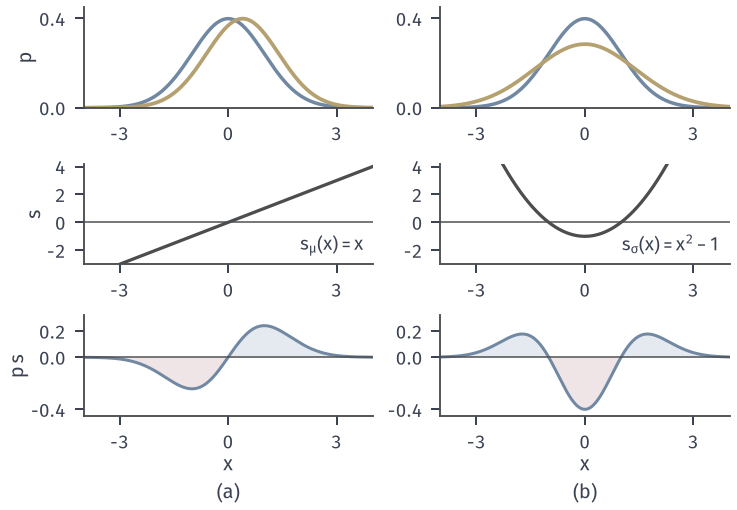

Recreate this plot in Python.
"""Scores of N(mu,sigma^2) at (0,1). Col (a): mean, s=x, perturbed N(0.4,1). Col (b): scale sigma, s=x^2-1, perturbed N(0,1.4^2).
Rows: densities; score s(x); derivative dp/dtheta = p*s with positive (blue) / negative (red) areas equal."""
from pathlib import Path
import sys
HERE = Path(__file__).resolve().parent
sys.path.insert(0, str(HERE.parent/"igeo-common"))
from common import *

fig, axs = figure(width_mm=104, height_mm=72, ncols=2, nrows=3)
x = np.linspace(-4, 4, 800); p = npdf(x)
cols = [(x, npdf(x, 0.4, 1.0), r'$s_{\mu}(x)=x$'), (x*x-1, npdf(x, 0, 1.96), r'$s_{\sigma}(x)=x^{2}-1$')]
facts = {}
for j, (s, pert, lab) in enumerate(cols):
    a0, a1, a2 = axs[0, j], axs[1, j], axs[2, j]
    a0.plot(x, p, color=BLUE, lw=1.4); a0.plot(x, pert, color=YELLOW, lw=1.5)
    a0.set_ylim(0, 0.45); a0.set_yticks([0, 0.4])
    a1.axhline(0, color=STROKE, lw=0.6)
    a1.plot(x, s, color=STROKE, lw=1.3)
    a1.set_ylim(-3, 4.2); a1.set_yticks([-2, 0, 2, 4])
    a1.text(0.97, 0.08, lab, transform=a1.transAxes, va='bottom', ha='right', fontsize=7.5)
    d = p*s
    a2.fill_between(x, d, 0, where=d >= 0, color=BLUE_FILL, lw=0)
    a2.fill_between(x, d, 0, where=d < 0, color=RED_FILL, lw=0)
    a2.plot(x, d, color=BLUE, lw=1.2); a2.axhline(0, color=STROKE, lw=0.6)
    a2.set_ylim(-0.45, 0.32); a2.set_yticks([-0.4, 0, 0.2])
    for a in (a0, a1, a2):
        a.set_xlim(-4, 4); a.set_xticks([-3, 0, 3])
    a2.set_xlabel(r'$x$', labelpad=1)
    pos = float(np.trapezoid(np.where(d > 0, d, 0), x)); facts[f'pos_area_{j}'] = pos
    facts[f'total_{j}'] = float(np.trapezoid(d, x))
axs[0, 0].set_ylabel(r'$p$', labelpad=1); axs[1, 0].set_ylabel(r'$s$', labelpad=1); axs[2, 0].set_ylabel(r'$p\,s$', labelpad=1)
tag(axs[2, 0], '(a)', y=-0.66); tag(axs[2, 1], '(b)', y=-0.66)
save(fig, HERE, 'figure', facts)
